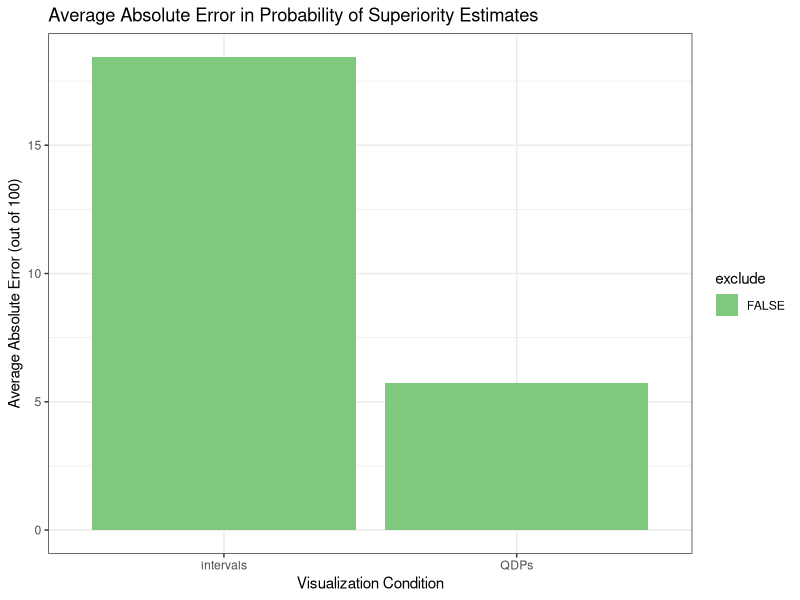
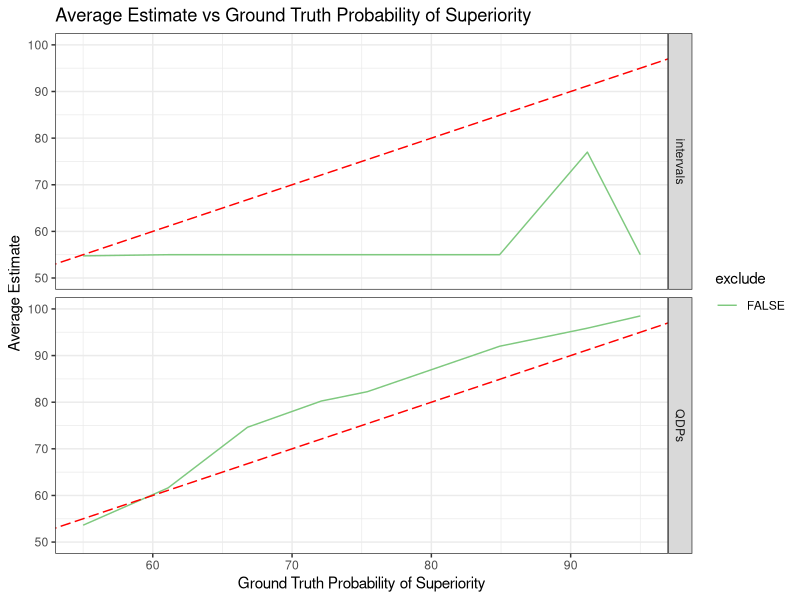
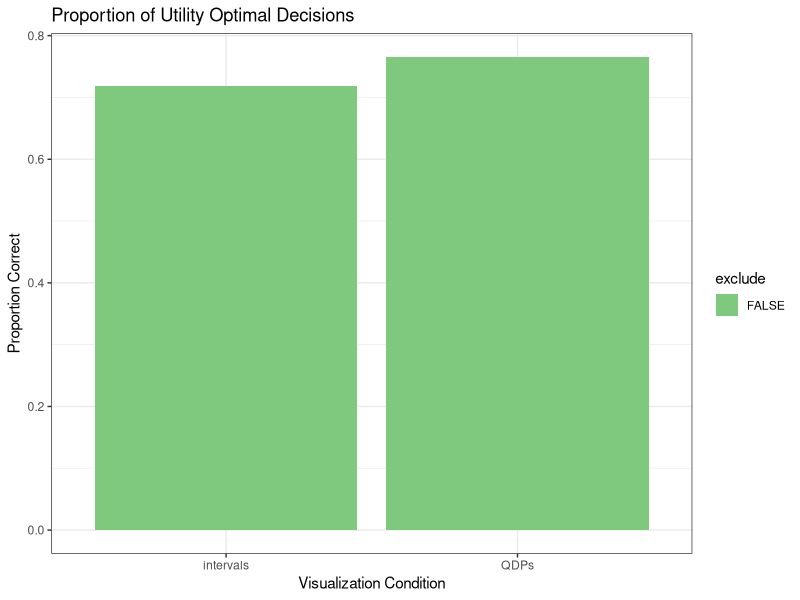

Source code (R) for these figures, in order:
## ---- chunk 1
knitr::opts_chunk$set(echo = TRUE)
library(tidyverse)
library(RColorBrewer)
## ---- chunk 2
# read in data 
full_df <- read_csv("experiment-anonymous.csv")

# preprocessing
responses_df <- full_df %>%
  rename( # rename to convert away from camel case
    worker_id = workerId,
    ground_truth = groundTruth,
    sd_diff = sdDiff,
    p_award_with = pAwardWith,
    p_award_without = pAwardWithout,
    account_value = accountValue,
    p_superiority = pSup,
    start_time = startTime,
    resp_time = respTime,
    trial_dur = trialDur,
    trial_idx = trialIdx
  ) %>%
  # remove practice and mock trials from responses dataframe, leave in full version
  filter(trial_idx != "practice", trial_idx != "mock") %>% 
  # mutate rows where intervene == -1 for some reason
  mutate(
    intervene = if_else(intervene == -1,
                        # repair
                        if_else((payoff == (award_value - 1) | payoff == -1),
                                1, # payed for intervention
                                0), # didn't pay for intervention
                        # don't repair
                        as.numeric(intervene) # hack to avoid type error
                        )
  ) #%>%
  # # set up factors for modeling
  # mutate(
  #   # add a variable to note whether the chart they viewed showed means
  #   means = as.factor((start_means & as.numeric(trial) <= (n_trials / 2)) | (!start_means & as.numeric(trial) > (n_trials / 2))),
  #   start_means = as.factor(start_means),
  #   sd_diff = as.factor(sd_diff),
  #   trial_number = as.numeric(trial)
  # )

head(responses_df)
## ---- chunk 3
# determine exclusions
exclude_df <- responses_df %>% 
  # attention check trials where ground truth = c(0.5, 0.999)
  mutate(failed_check = (ground_truth == 0.5 & intervene != 0) | (ground_truth == 0.999 & intervene != 1)) %>%
  group_by(worker_id) %>%
  summarise(
    failed_attention_checks = sum(failed_check),
    unique_p_sup = length(unique(p_superiority)),
    # exclude if they failed either attention check, used fewer than three levels of the response scale, or were one of four participants with too many missing responses to fit our models
    exclude = failed_attention_checks > 0 | unique_p_sup < 3 | unique(worker_id) %in% c("c488db75", "ce016e09", "f430e2e8", "c337674a")
  ) %>% 
  dplyr::select(worker_id, exclude)

# apply exclusion criteria and remove attention check trials from dataset
responses_df <- responses_df %>% 
  left_join(exclude_df, by = "worker_id") %>%
  filter(ground_truth > 0.5 & ground_truth < 0.999)

# how participants excluded vs not?
responses_df %>%
  group_by(exclude) %>%
  summarise(
    n_workers = length(unique(worker_id))
  )
## ---- chunk 4
# add error and absolute error to df
responses_df <- responses_df %>%
  mutate(abs_err_p_sup = abs(p_superiority - ground_truth * 100))
## ---- chunk 5
# determine whether or not intervention is utility optimal on each trial
responses_df <- responses_df %>%
  mutate(
    should_intervene = (p_award_with - p_award_without) > 1 / award_value, # decision rule
    correct = intervene == should_intervene
  )
## ---- chunk 6
responses_df %>%
  group_by(condition, exclude) %>%
  summarise(avg_abs_err_p_sup = mean(abs_err_p_sup)) %>%
  ggplot(aes(x = condition, y = avg_abs_err_p_sup, fill = exclude)) +
    geom_bar(stat = "identity", position = position_dodge()) +
    scale_fill_brewer(type = "qual", palette = 1) +
    theme_bw() +
    labs(title = "Average Absolute Error in Probability of Superiority Estimates",
        x = "Visualization Condition",
        y = "Average Absolute Error (out of 100)"
    )
## ---- chunk 7
# collapsing across conditions
responses_df %>%
  group_by(exclude) %>%
  summarise(avg_abs_err_p_sup = mean(abs_err_p_sup))
## ---- chunk 8
responses_df %>%
  group_by(condition, exclude, ground_truth) %>%
  summarise(avg_p_sup = mean(p_superiority)) %>%
  ggplot(aes(x = ground_truth * 100, y = avg_p_sup, color = exclude)) +
    geom_line() +
    geom_abline(aes(intercept = 0, slope = 1), color = "red", linetype ="longdash") +
    scale_color_brewer(type = "qual", palette = 1) +
    theme_bw() +
    labs(title = "Average Estimate vs Ground Truth Probability of Superiority",
        x = "Ground Truth Probability of Superiority",
        y = "Average Estimate"
    ) +
    coord_cartesian(ylim = c(50, 100)) +
    facet_grid(condition ~ .)
## ---- chunk 9
responses_df %>%
  group_by(condition, exclude) %>%
  summarise(proportion_correct = sum(correct) / n()) %>%
  ggplot(aes(x = condition, y = proportion_correct, fill = exclude)) +
    geom_bar(stat = "identity", position = position_dodge()) +
    scale_fill_brewer(type = "qual", palette = 1) +
    theme_bw() +
    labs(title = "Proportion of Utility Optimal Decisions",
        x = "Visualization Condition",
        y = "Proportion Correct"
    )
## ---- chunk 10
# collapsing across conditions
responses_df %>%
  group_by(exclude) %>%
  summarise(proportion_correct = sum(correct) / n())
